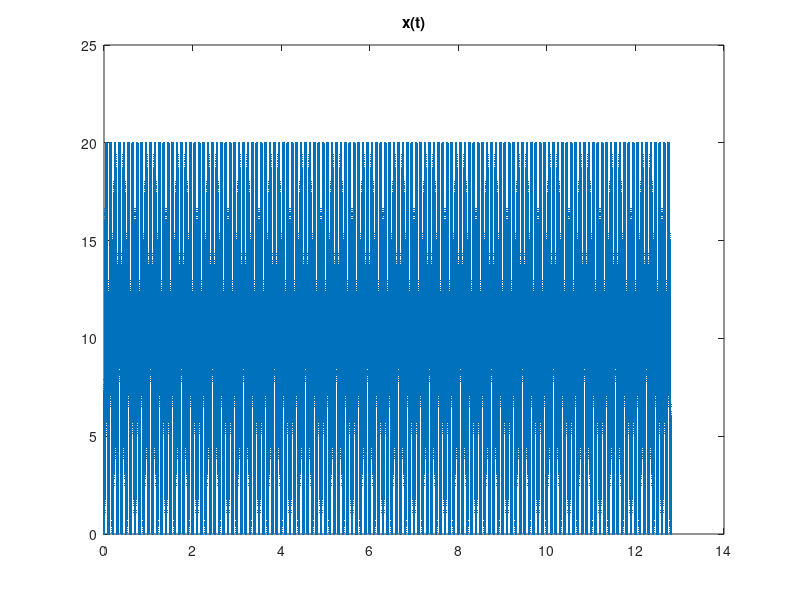
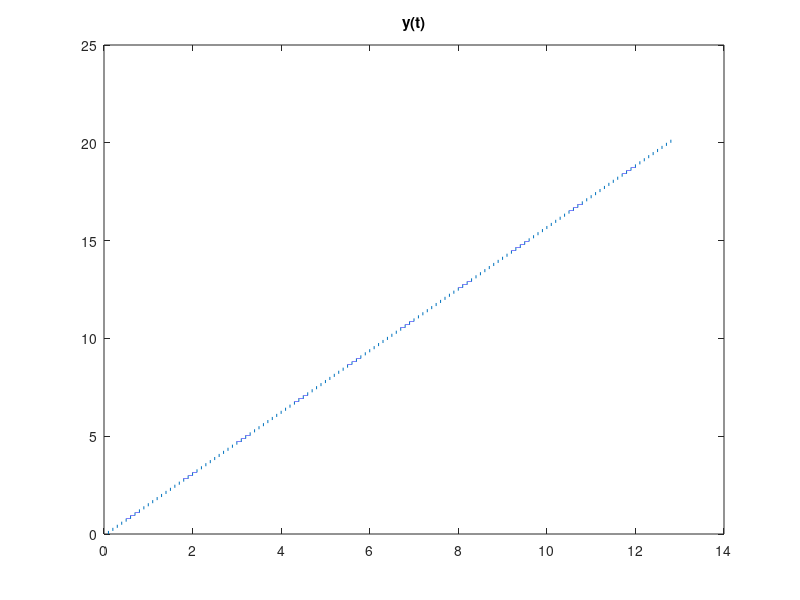
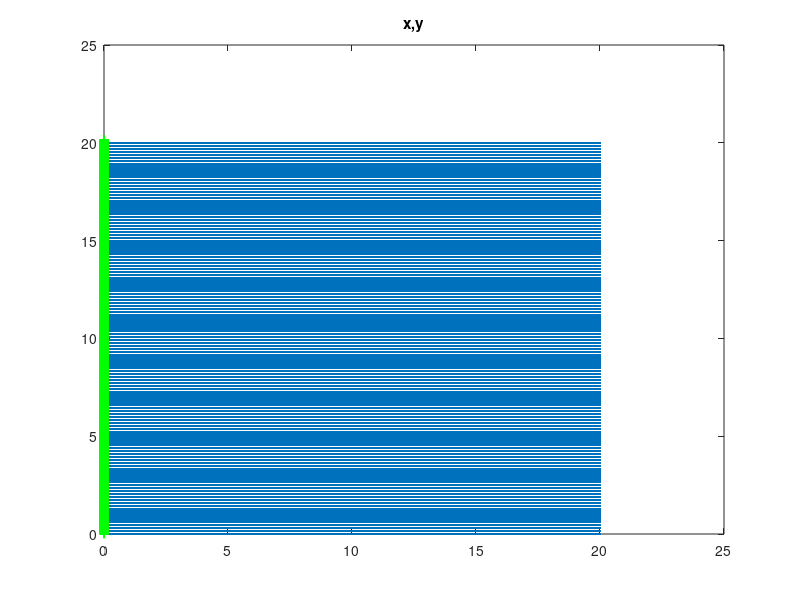
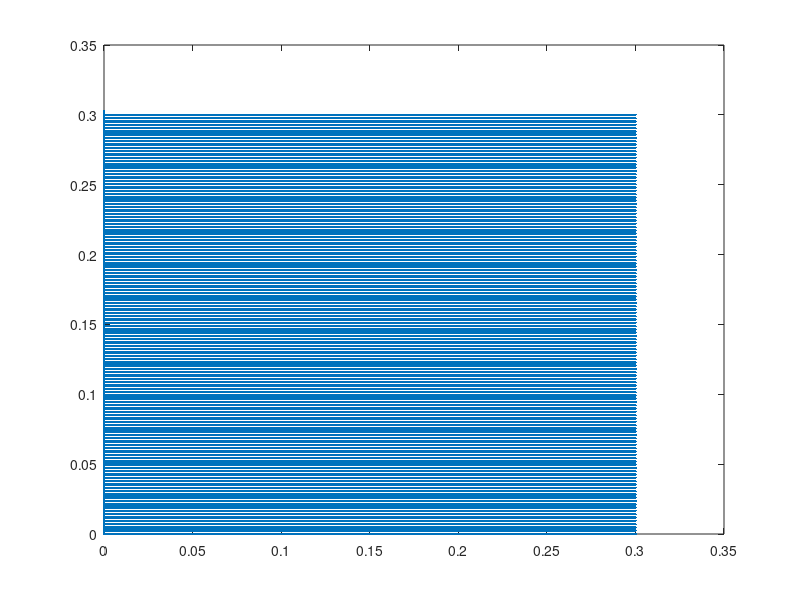

The MATLAB script that drew these images, in order:
% raster scanning pattern
% x-axis: triangle wave; y-axis: step by step
% zhouweiyan 20190117

clear 
close all
clc
% f is the scanning frequency. t_T is the time of finishing a trace and retrace line.
f=10;
t_T=1/f;
pixels=128; 
% Total time of generating an image of pixels x pixels. 
t_total=pixels*t_T
% range(um) x range(um) is the size of the scanning area.
range=20;
% f_c is the sampling frequency
f_c=20000;

t=0:1/f_c:t_total;
x_t=@(t)(mod(floor(2*t/t_T),2)==0).*(2*range/t_T*(t-floor(t/t_T)*t_T))+...
    (mod(floor(2*t/t_T),2)~=0).*(-2*range/t_T*(t-floor(t/t_T)*t_T-t_T));
x_r=x_t(t);
figure(1)
plot(t,x_r,'.') 
title('x(t)')
% % verify the plot of x
% hold on
% plot(t_T/2,x_t(t_T/2),'*')

figure(2)
y_t=@(t)range/(pixels-1)*(floor(t/t_T));
y_r=y_t(t);
plot(t,y_r)
title('y(t)')

figure(3)
plot(x_r,y_r,'.')
title('x,y')
%% period 2: go back through a straight line
x_end=x_r(end);
y_end=y_r(end);
% x_ends are near 0 and y_ends flatuate very subtly around 20um. 
% Thus, 1 second is allocated to go back to the origin.
t_b=1;
t=0:1/f_c:t_b;
% x_b, y_b represent the position sequences when the probe goes back.
y_b=y_end*(t_b-t)/t_b;
x_b=x_end*(t_b-t)/t_b;
hold on
plot(x_b,y_b,'g+')
%% change the scale -10~10 to -0.15~0.15 or 0~0.1 and save the trajectory of two periods
% ratio = 0.1/20;   % 0~0.1
ratio = 0.15/10;    % -0.15~0.15
x_o=zeros(1,50000);
y_o=zeros(1,50000);
x=[x_o,[x_r,x_b]*ratio];
y=[y_o,[y_r,y_b]*ratio];
figure
plot(x,y,'.')
